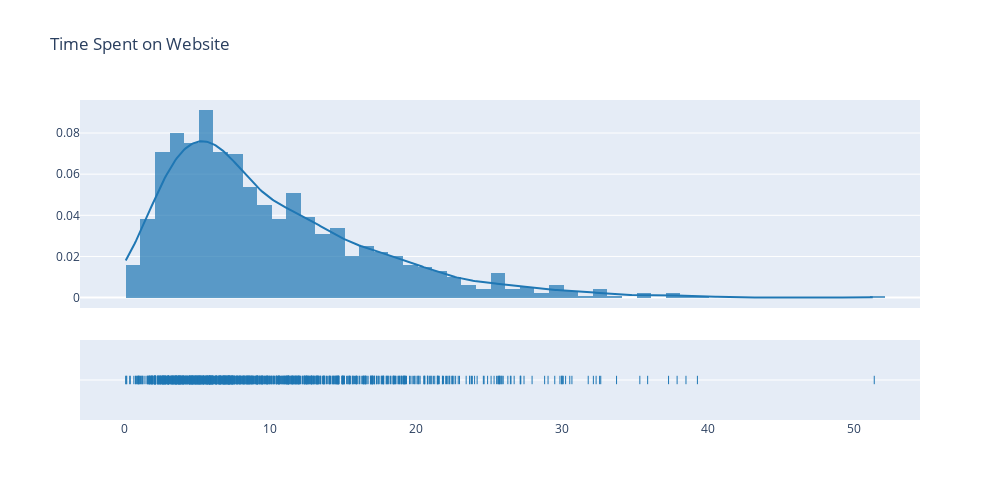

The cell this chart's notebook holds for it:
### Markdown cell above
## We will use a Copula here, which allows us to use time series with different distributions. An example of this would be trying to work out the correlation between time spent on Amazon, and money spent.
# Time spent on website

### Code cell
website_time = pd.DataFrame(gamma.ppf(unif_1, a=2, scale=5))
website_spend =  pd.DataFrame(beta.ppf(unif_2,a=0.5, b=0.5, loc=5, scale=100))
join_time_spend = pd.concat([website_time, website_spend], axis=1)
join_time_spend.columns = ['Time', 'Cash']
gamma_dist  = ff.create_distplot([website_time.values.reshape(-1)], group_labels = [' '])
gamma_dist.update_layout(showlegend=False, title_text='Time Spent on Website', width=1000, height=500)
gamma_dist.show()

### Figure 1 — Plotly figure (JSON) as saved in the notebook; plotly's stock layout.template omitted (floating-point values rounded to 4 significant figures; data arrays with more than 128 entries replaced by an {"elided": "..."} marker saying what was removed)
{"data": [{"histnorm": "probability density", "legendgroup": " ", "marker": {"color": "rgb(31, 119, 180)"}, "name": " ", "opacity": 0.7, "type": "histogram", "x": {"elided": "1000 float values"}, "xaxis": "x", "xbins": {"end": 51.39, "size": 1, "start": 0.1045}, "yaxis": "y"}, {"legendgroup": " ", "marker": {"color": "rgb(31, 119, 180)"}, "mode": "lines", "name": " ", "showlegend": false, "type": "scatter", "x": {"elided": "500 float values"}, "xaxis": "x", "y": {"elided": "500 float values"}, "yaxis": "y"}, {"legendgroup": " ", "marker": {"color": "rgb(31, 119, 180)", "symbol": "line-ns-open"}, "mode": "markers", "name": " ", "showlegend": false, "type": "scatter", "x": {"elided": "1000 float values"}, "xaxis": "x", "y": {"elided": "1000 str values"}, "yaxis": "y2"}], "layout": {"barmode": "overlay", "height": 500, "hovermode": "closest", "legend": {"traceorder": "reversed"}, "showlegend": false, "title": {"text": "Time Spent on Website"}, "width": 1000, "xaxis": {"anchor": "y2", "autorange": true, "domain": [0, 1], "range": [-3.03, 54.53], "type": "linear", "zeroline": false}, "yaxis": {"anchor": "free", "autorange": true, "domain": [0.35, 1], "position": 0, "range": [-0.005054, 0.09606], "type": "linear"}, "yaxis2": {"anchor": "x", "autorange": true, "domain": [0, 0.25], "dtick": 1, "range": [-1, 1], "showticklabels": false, "type": "category"}}}
